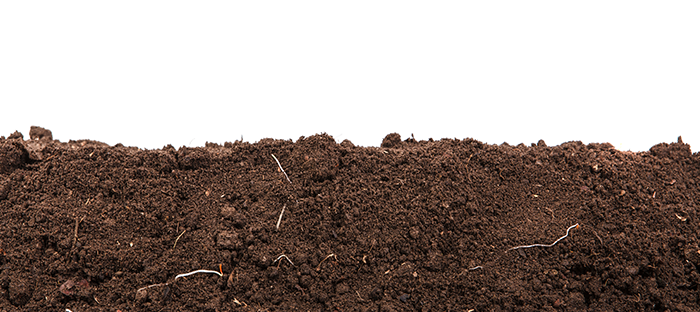
%> input picture SC/picture_1.png, 700 x 312 px
$ octave particle_size.m   (GNU Octave 9; MATLAB toolbox functions it lacks are replaced by stand-ins)
%> lines starting %> are read from the running program, lines starting %| are printed output that depends on the picture; in (x1, y1, x2, y2) boxes, pixels count from 0 and x2, y2 are one past the last pixel; in counts of white or black regions, pixels touching at a corner belong together; the program's own positions count from 1
pkg load image
I = imread('picture_1.png');
%> I is the input picture: size 312x700x3 uint8; mean R, G, B 157.3, 144.7, 138.9
Ibinary = rgb2gray(I) > 150; % Try different values for your problem
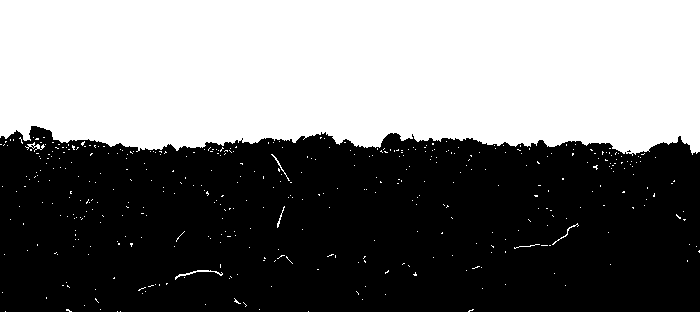
%> Ibinary: size 312x700 logical; 46.2% white; 431 white regions (424 under 20 px), largest, box (x1, y1, x2, y2) and area: (0, 0, 700, 156) 99708, (175, 270, 223, 280) 94, (25, 142, 45, 152) 62

Ibinary = imfill(Ibinary, 'holes');
%> Ibinary: size 312x700 logical; 46.2% white; 431 white regions (424 under 20 px), largest, box (x1, y1, x2, y2) and area: (0, 0, 700, 156) 99715, (175, 270, 223, 280) 94, (25, 142, 45, 152) 67
C = 0.008; % Conversion factor m/pixel. This was a guess, you should be able to find the real one

[labeledImage, numberOfBlobs] = bwlabel(Ibinary);
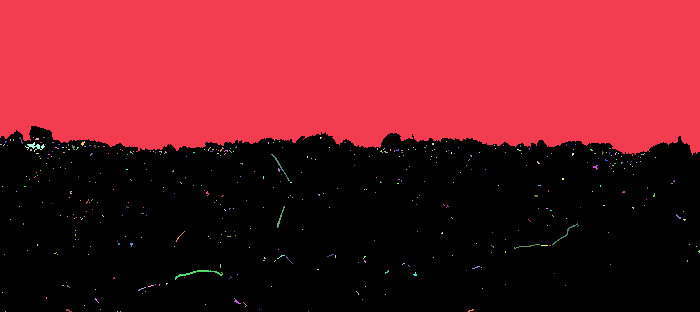
%> labeledImage: size 312x700 double; 432 distinct labels, from 0 to 431; one colour per label, 0 black
%> numberOfBlobs = 431
blobMeasurements = regionprops(labeledImage, 'Centroid','EquivDiameter'); % I believe equivalent diameter is a good way to measure size,
%> blobMeasurements = 431 regions; first 5, Centroid and EquivDiameter: [353.1 71.8] 356.3, [1.5 145] 1.6, [3 187] 1.13, [3 293] 1.13, [4.5 145.5] 1.6
                                                                          % you can also check different metrics
% Get equivalent diameter
EquivDiameter = [blobMeasurements.EquivDiameter];
%> EquivDiameter = 431 values, max 356.3 at index 1, min 1.13 at index 3, mean 2.43
ValidDia = find(EquivDiameter>10); % Some empiric threshold
%> ValidDia = [1 154]
blobMeasuremen4ts = blobMeasurements(ValidDia);
%> blobMeasuremen4ts = 2 regions; Centroid and EquivDiameter: [353.1 71.8] 356.3, [198.4 273.8] 10.94
EquivDiameter         = EquivDiameter(ValidDia);
%> EquivDiameter = [356.3 10.94]
% Probability estimation of size
figure
hist(EquivDiameter*C)
xlabel('Size[m - uncalibrated]')
ylabel('Probability')
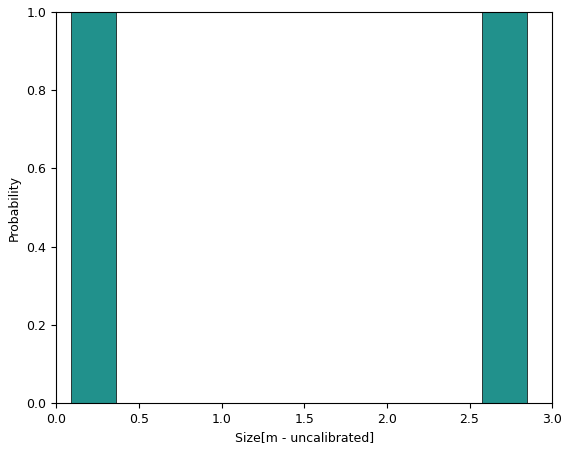
%> figure redrawn from the program's plot data; tallest bar 1 high, from x = 0.0875 to 0.364

% Display some particles
figure
imshow(Ibinary);

figure
% Display areas on image
for idx = 1:2: length(ValidDia)           % Loop through all blobs.
  Centroid = [blobMeasurements(idx).Centroid(1), blobMeasurements(idx).Centroid(2)];
  DiamSize = ['Diam. = ', num2str((EquivDiameter(idx)*C))];
  text(Centroid(1), Centroid(2), DiamSize, 'Color', 'c');
  viscircles(Centroid,EquivDiameter(idx)/2);
end
%> this loop made 1 pass
%> (Centroid, DiamSize) on pass 1: ([353.1 71.82], 'Diam. = 2.8505')
%> pass 1, `viscircles(Centroid,EquivDiameter(idx)/2);`:
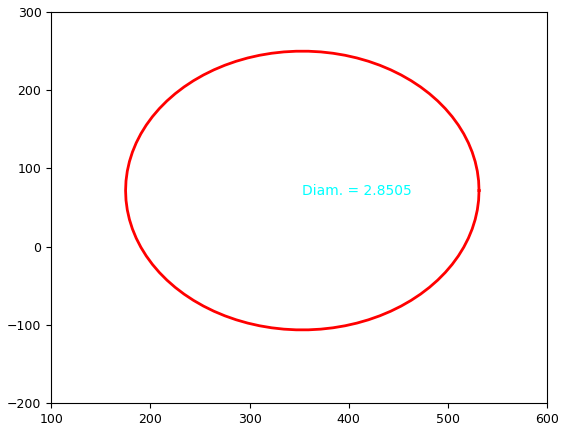
%> figure redrawn from the program's plot data
